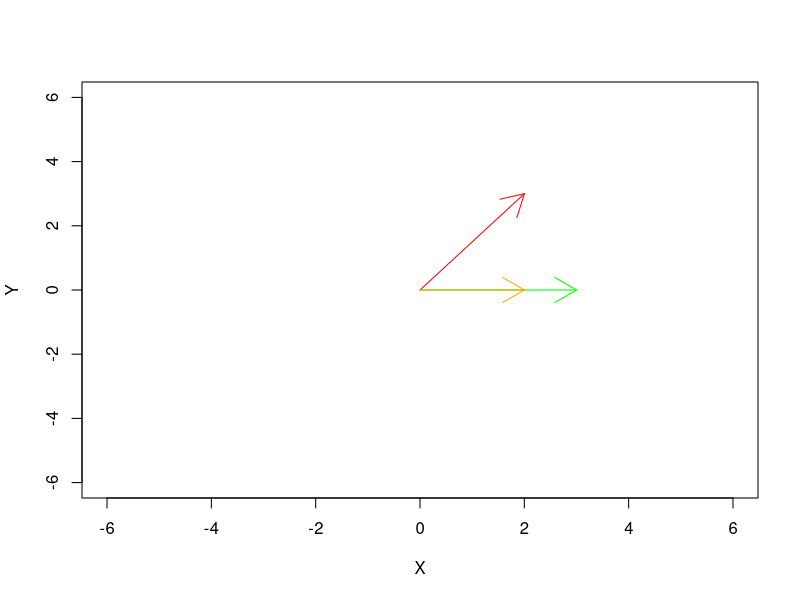
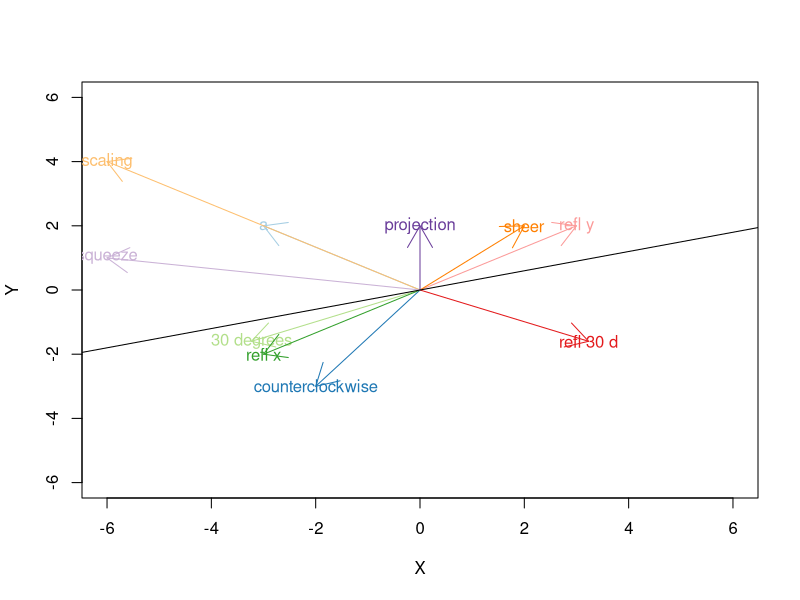
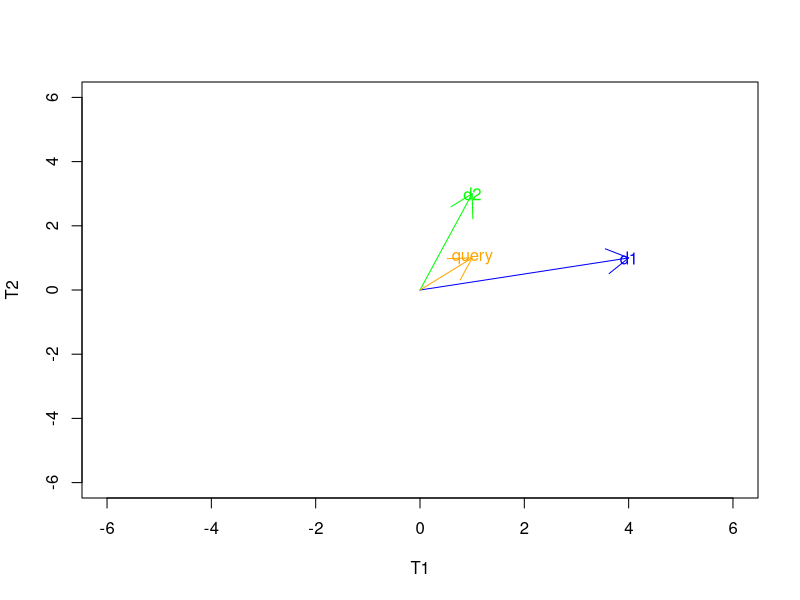
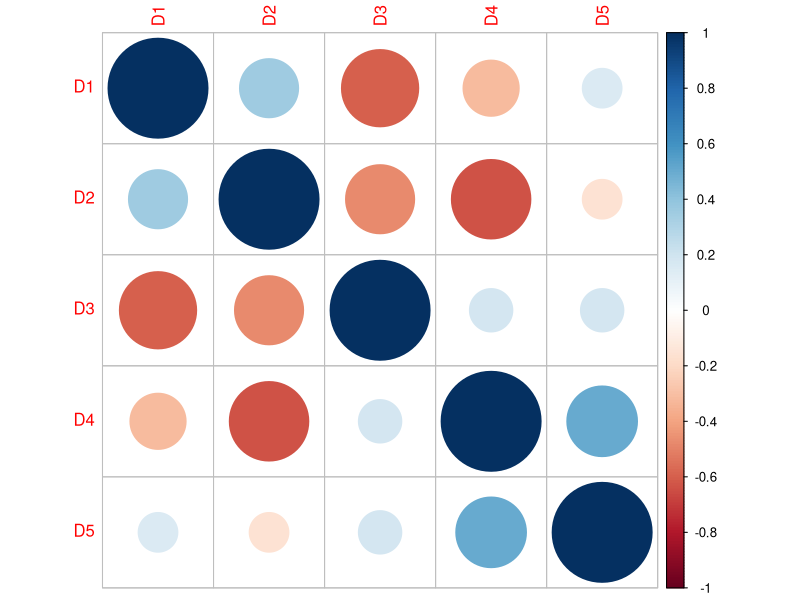

These figures' R source, in order: (Note: this script raises an error after producing the figures.)
### VECTORS
# vector opposite
v1 <- c(2,3)
-v1
# parallel
v1+1
# addition
v2 <- rev(v1)
v1+v2
# substraction
v1-v2
# scalar product
2*v1
## norm
sqrt((v1[1]^2+v1[2]^2))
norm(c(2,3), type="2")
# dot product
v1 %*% v2
# projection
v2 <- c(3,0)

pv1v2 <- as.vector((v1 %*% v2)/(v2 %*% v2)) * v2
plot(NULL, xlim=c(-6,6), ylim=c(-6,6), xlab="X", ylab="Y")
arrows(x0=0, y0=0, x1=v1[1], y1=v1[2], col="red")
arrows(x0=0, y0=0, x1=v2[1], y1=v2[2], col="green")
arrows(x0=0, y0=0, x1=pv1v2[1], y1=pv1v2[2], col="orange")






#### VECTOR SPACE

u <- c(2,3,4)
v <- c(3,5,7)
w <- c(6,3,1)
# Associativity of vector addition
all(u+(v+w)==(u+v)+w)
# Commutativity of vector addition
all(u+v==v+u)
#Identity element of vector addition
all(v+0==v)
#Inverse elements of vector addition
v+(-v)
#Compatibility of scalar multiplication with field multiplication
a=3
b=8
all(a*(b*v)==(a*b)*v)
#Identity element of scalar multiplication
all(1*v==v)
#Distributivity of scalar multiplication with respect to vector addition
all(a*(u+v)==a*u+a*v)
#Distributivity of scalar multiplication with respect to field addition
all((a+b)*v==a*v+b*v)



### LINEAR MAPS

f <- function(v){
  result <- NA
  if (length(v==2)){
    result <- c(2*v[1], v[2])
  }
  else{
    print("length(v) must equal 2")
  }
  return(result)
}

a <- c(-3,2)
b <- c(2,2)
f(a)
f(b)
all(f(a+b)==(f(a)+f(b)))
all(6*f(a)==f(6*a))

linMap <- function(v, m){
  result <- NA
  res <- m %*% v
  return(res)
}
vlist=vector(mode = "list", length = 10)
vlist[[1]]<-a
# rotation
# 90 degrees counterclockwise
vlist[[2]] <- linMap(a, matrix(c(0,-1,1,0), nrow=2, ncol=2, byrow=TRUE))
# using d degree angle counterclockwise
d=pi / 3
vlist[[3]] <- linMap(a, matrix(c(cos(d),-sin(d),sin(d),cos(d)), nrow=2, ncol=2, byrow=TRUE))
# reflection
# x axis
vlist[[4]] <- linMap(a, matrix(c(1,0,0,-1), nrow=2, ncol=2, byrow=TRUE))
# y axis
vlist[[5]] <- linMap(a, matrix(c(-1,0,0,1), nrow=2, ncol=2, byrow=TRUE))
# line of d degrees with x axis
vlist[[6]] <- linMap(a, matrix(c(cos(2*d),sin(2*d),sin(2*d),-cos(2*d)), nrow=2, ncol=2, byrow=TRUE))
# scaling
s=2
vlist[[7]] <- linMap(a, matrix(c(s,0,0,s), nrow=2, ncol=2, byrow=TRUE))
# horizontal sheer
m=2.5
vlist[[8]] <- linMap(a, matrix(c(1,m,0,1), nrow=2, ncol=2, byrow=TRUE))
# squeeze
k=2
vlist[[9]] <- linMap(a, matrix(c(k,0,0,1/k), nrow=2, ncol=2, byrow=TRUE))
# projection onto the y axis
vlist[[10]] <- linMap(a, matrix(c(0,0,0,1), nrow=2, ncol=2, byrow=TRUE))


library(RColorBrewer)
labls <- c("a", "counterclockwise", "30 degrees", "refl x", "refl y", "refl 30 d", "scaling", "sheer", "squeeze", "projection")
col <- brewer.pal(n = 10, name = "Paired")
plot(NULL, xlim=c(-6,6), ylim=c(-6,6), xlab="X", ylab="Y")
sapply(1:10, function(i,v=vlist,c=col,l=labls){
  arrows(x0=0, y0=0, x1=v[[i]][1], y1=v[[i]][2], col=c[i])
  text(v[[i]][1], v[[i]][2], l[i], col=c[i])
}, vlist, col, labls)
abline(a=0, b=0.3)
dev.off()



### LINEAR EQUATION

rm(list=ls())

m <- matrix(c(2,3,5,-1), nrow=2, ncol=2, byrow = TRUE)
o <- c(8,-2)

v <- solve(m, o)
v

m %*% v 




### EIGEN DECOMPOSITION

rm(list=ls())
m <- matrix(c(-5,2,2,4), nrow=2, ncol=2, byrow = TRUE)
m

e <- eigen(m)
e

# verification
# first eigenvector
m %*% e$vectors[,1]
e$values[1]*e$vectors[,1]
# second eigenvector
m %*% e$vectors[,2]
e$values[2]*e$vectors[,2]



### VECTOR SPACE MODEL

rm(list=ls())

m <- matrix(c(4,1,1,3), nrow=2, ncol=2, byrow = TRUE)
row.names(m) <- c("d1", "d2")
colnames(m) <- c("T1", "T2")
m


cosineDist <- function(v1, v2){
  return(sum(v1*v2)/(sqrt(sum(v1^2))*sqrt(sum(v2^2))))
}


query <- c(1,1)

similarity <- apply(m, 1, function(x, q=query){
  cosineDist(x, q)
}, query)

sort(similarity, decreasing = TRUE)

plot(NULL, xlim=c(-6,6), ylim=c(-6,6), xlab="T1", ylab="T2")
arrows(x0=0, y0=0, x1=m[1,1], y1=m[1,2], col="blue")
text(m[1,1], m[1,2], "d1", col="blue")
arrows(x0=0, y0=0, x1=m[2,1], y1=m[2,2], col="green")
text(m[2,1], m[2,2], "d2", col="green")
arrows(x0=0, y0=0, x1=query[1], y1=query[2], col="orange")
text(query[1], query[2], "query", col="orange")




### DISTANCES

rm(list=ls())
# functions
munif <- function(x, y){
  print(x)
  print(y)
  mres <- matrix(nrow=x, ncol=y)
  for(i in 1:length(mres[,1])){
    mres[i,] <- runif(y)
  }
  return(mres)
}

mdat <- munif(10, 5)
#euclidean
dist(mdat, method = "euclidean")
# manhattan
dist(mdat, method = "manhattan")
# cosine
# for loop
dm <- matrix(nrow=length(mdat[,1]), ncol=length(mdat[,1]))


for (i in 1:(length(mdat[,1]))){
  for (j in (i):length(mdat[,1])){
    #print(paste("i=", i , ", j=", j, sep=""))
    dm[i,j] <- cor(mdat[i,], mdat[j,], method = "pearson")
    dm[j,i] <- dm[i,j]
  }
  dm[i,i]<-1
}

# sapply
dms <- sapply(seq(1:length(mdat[,1])), function(i, m=mdat){
  sapply(seq(1:length(mdat[,1])), function(j, mm=m){
    #print(paste("i=", i, ", j=", j, sep=""))
    return(cor(mm[i,], mm[j,], method="pearson"))
  },m)
}, mdat)




### DISTANCE MATRIX

rm(list=ls())
#install.packages(c("Hmisc", "corrplot"))
library("Hmisc")
library("corrplot")

D1 <- "Text mining is to find useful information from text"
D2 <- "Useful information is mined from text"
D3 <- "dark came"
D4 <- "mining in the dark is hard"
D5 <- "a dark text on mining"

H <- tolower(c(D1, D2, D3, D4, D5))
H <- unlist(strsplit(H, " "))
H <- H[!duplicated(H)]
H <- H[-which(H %in% c("a", "is", "to", "the", "in", "from", "on"))]

TD <- matrix(nrow=5, ncol=length(H))
TD[1,] <- c(1,1,1,1,1,0,0,0,0)
TD[2,] <- c(1,0,0,1,1,1,0,0,0)
TD[3,] <- c(0,0,0,0,0,0,1,1,0)
TD[4,] <- c(0,1,0,0,0,0,1,0,1)
TD[5,] <- c(1,1,0,0,0,0,1,0,0)
colnames(TD) <- H
row.names(TD) <- c("D1", "D2", "D3", "D4", "D5")

mydata.rcorr = rcorr(as.matrix(t(TD)))
mydata.coeff = mydata.rcorr$r
mydata.p = mydata.rcorr$P
corrplot(mydata.coeff)
#corrplot(mydata.coeff, p.mat=mydata.p, sig.level = 0.5)


### HOW MUCH RAM DO I NEED?

howMuchRam <- function(l, c){
  return(l*c*8/(10^9))
}

v <- c(1, 10, 100, 1000, 10000, 50000, 100000, 250000, 500000, 750000, 1000000)
res <- matrix(nrow=length(v), ncol=length(v))

for (i in 1:length(v)){
  for (j in 1:length(v)){
    res[i, j] <- howMuchRam(v[i], v[j])
  }
}

row.names(res) <- v
colnames(res) <- v
res


### PARALLELIZATION AND TIMING

rm(list=ls())
library(parallel)

munif <- function(x, y){
  mres <- matrix(nrow=x, ncol=y)
  for(i in 1:length(mres[,1])){
    mres[i,] <- runif(10)
  }
  return(mres)
}
mdat <- munif(1000000, 10)

system.time(test1 <- apply(mdat, 1, mean))

no_cores <- detectCores()
clust <- makeCluster(no_cores)
system.time(test2 <- parApply(clust, mdat, function(x){mean(x)}))
stopCluster(clust)
